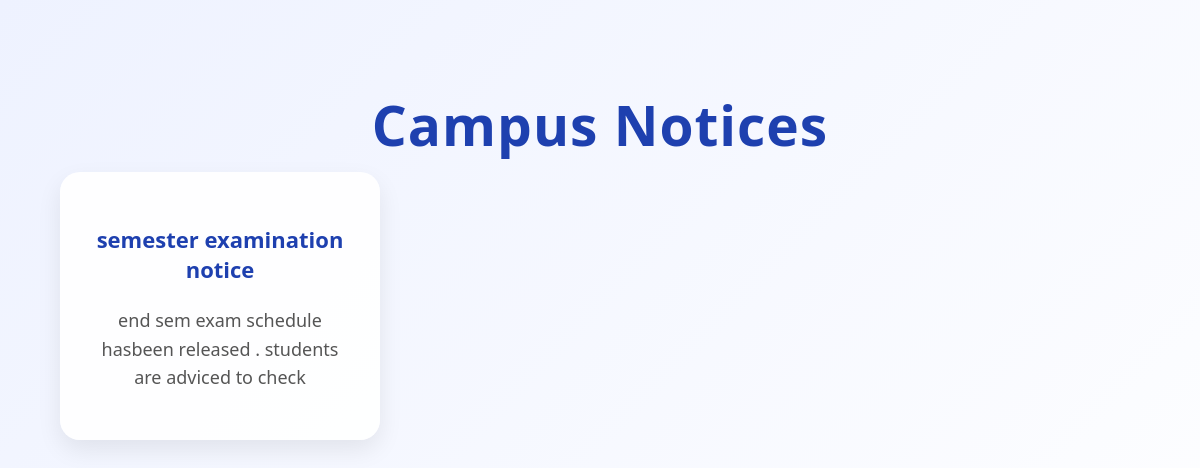
Screenshot of /notices with the database file from the repository.
### app.py (models this page shows)
class Notice(db.Model):
    id = db.Column(db.Integer, primary_key=True)
    title = db.Column(db.String(100))
    message = db.Column(db.String(200))

### app.py (the view)
@app.route("/notices")
def notices():
    all_notices = Notice.query.all()
    return render_template("notices.html", notices=all_notices)

### templates/notices.html (shortened to what this page needs)
<!DOCTYPE html>
<html>
<head>
    <link rel="stylesheet" href="/static/style.css">
</head>
<body>
<div class="container">
<h1>Campus Notices</h1>
{% for notice in notices %}
<div class="card">
    <h3>{{ notice.title }}</h3>
    <p>{{ notice.message }}</p>
</div>
{% endfor %}
</div>
</body>
</html>

### static/style.css (style rules this page uses)
body { font-family: 'Segoe UI', Arial, sans-serif; background: linear-gradient(135deg, #eef2ff, #ffffff); text-align: center; margin: 0; min-height: 100vh; }
.container { width: 90%; max-width: 1200px; margin: auto; padding-top: 50px; }
h1 { font-size: 55px; color: #1e40af; margin-bottom: 10px; letter-spacing: 1px; }
p { font-size: 18px; color: #555; line-height: 1.6; }
.card { background: rgba(255,255,255,0.95); padding: 30px; border-radius: 20px; width: 260px; min-height: 190px; box-shadow: 0 10px 25px rgba(0,0,0,0.08); transition: all 0.3s ease; }
.card h3 { color: #1e40af; font-size: 22px; }

### rows the page displays
Notice: title "semester examination notice", message "end sem exam schedule hasbeen released . students are adviced to check"
